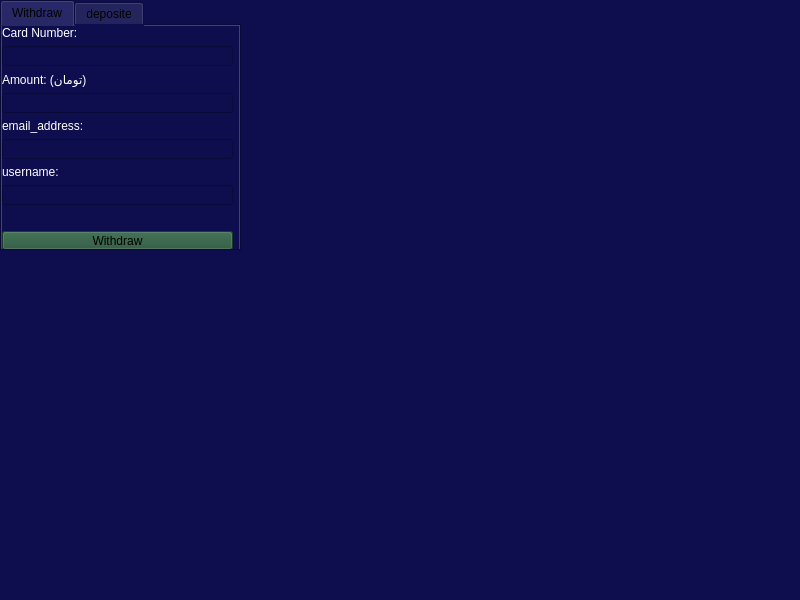
<?xml version="1.0" encoding="UTF-8"?>
<ui version="4.0">
 <class>MainWindow</class>
 <widget class="QMainWindow" name="MainWindow">
  <property name="geometry">
   <rect>
    <x>0</x>
    <y>0</y>
    <width>800</width>
    <height>600</height>
   </rect>
  </property>
  <property name="windowTitle">
   <string>MainWindow</string>
  </property>
  <property name="styleSheet">
   <string notr="true">background-color:#0e0e4e</string>
  </property>
  <widget class="QWidget" name="centralwidget">
   <widget class="QTabWidget" name="tabWidget">
    <property name="geometry">
     <rect>
      <x>0</x>
      <y>0</y>
      <width>241</width>
      <height>251</height>
     </rect>
    </property>
    <property name="currentIndex">
     <number>0</number>
    </property>
    <widget class="QWidget" name="Withdraw">
     <property name="accessibleName">
      <string/>
     </property>
     <attribute name="title">
      <string>Withdraw</string>
     </attribute>
     <widget class="QWidget" name="verticalLayoutWidget">
      <property name="geometry">
       <rect>
        <x>0</x>
        <y>0</y>
        <width>231</width>
        <height>224</height>
       </rect>
      </property>
      <layout class="QVBoxLayout" name="verticalLayout">
       <item>
        <widget class="QLabel" name="label">
         <property name="styleSheet">
          <string notr="true">color: #fff</string>
         </property>
         <property name="text">
          <string>Card Number:</string>
         </property>
        </widget>
       </item>
       <item>
        <widget class="QLineEdit" name="lineEdit"/>
       </item>
       <item>
        <widget class="QLabel" name="label_2">
         <property name="styleSheet">
          <string notr="true">color: #fff</string>
         </property>
         <property name="text">
          <string>Amount: (تومان)</string>
         </property>
        </widget>
       </item>
       <item>
        <widget class="QLineEdit" name="lineEdit_2"/>
       </item>
       <item>
        <widget class="QLabel" name="label_4">
         <property name="styleSheet">
          <string notr="true">color:#fff</string>
         </property>
         <property name="text">
          <string>email_address:</string>
         </property>
        </widget>
       </item>
       <item>
        <widget class="QLineEdit" name="lineEdit_4"/>
       </item>
       <item>
        <widget class="QLabel" name="label_5">
         <property name="styleSheet">
          <string notr="true">color:#fff</string>
         </property>
         <property name="text">
          <string>username:</string>
         </property>
        </widget>
       </item>
       <item>
        <widget class="QLineEdit" name="lineEdit_3"/>
       </item>
       <item>
        <widget class="QLabel" name="label_8">
         <property name="styleSheet">
          <string notr="true">color:#fff</string>
         </property>
         <property name="text">
          <string/>
         </property>
        </widget>
       </item>
       <item>
        <widget class="QPushButton" name="pushButton">
         <property name="styleSheet">
          <string notr="true">background-color: #255237</string>
         </property>
         <property name="text">
          <string>Withdraw</string>
         </property>
        </widget>
       </item>
      </layout>
     </widget>
    </widget>
    <widget class="QWidget" name="deposite">
     <attribute name="title">
      <string>deposite</string>
     </attribute>
     <widget class="QWidget" name="verticalLayoutWidget_2">
      <property name="geometry">
       <rect>
        <x>-1</x>
        <y>-1</y>
        <width>241</width>
        <height>230</height>
       </rect>
      </property>
      <layout class="QVBoxLayout" name="verticalLayout_2">
       <item>
        <widget class="QLabel" name="label_3">
         <property name="styleSheet">
          <string notr="true">color: #fff</string>
         </property>
         <property name="text">
          <string>our card number: 0000,0000,0000,0000</string>
         </property>
        </widget>
       </item>
       <item>
        <widget class="QTextEdit" name="textEdit">
         <property name="styleSheet">
          <string notr="true">color: #fff</string>
         </property>
         <property name="html">
          <string>&lt;!DOCTYPE HTML PUBLIC &quot;-//W3C//DTD HTML 4.0//EN&quot; &quot;http://www.w3.org/TR/REC-html40/strict.dtd&quot;&gt;
&lt;html&gt;&lt;head&gt;&lt;meta name=&quot;qrichtext&quot; content=&quot;1&quot; /&gt;&lt;style type=&quot;text/css&quot;&gt;
p, li { white-space: pre-wrap; }
&lt;/style&gt;&lt;/head&gt;&lt;body style=&quot; font-family:'MS Shell Dlg 2'; font-size:8.25pt; font-weight:400; font-style:normal;&quot;&gt;
&lt;p style=&quot; margin-top:0px; margin-bottom:0px; margin-left:0px; margin-right:0px; -qt-block-indent:0; text-indent:0px;&quot;&gt;&lt;span style=&quot; font-size:8pt;&quot;&gt;Please enter your text receipt&lt;/span&gt;&lt;/p&gt;&lt;/body&gt;&lt;/html&gt;</string>
         </property>
        </widget>
       </item>
       <item>
        <widget class="QLabel" name="label_7">
         <property name="styleSheet">
          <string notr="true">color:#fff</string>
         </property>
         <property name="text">
          <string>email_address:</string>
         </property>
        </widget>
       </item>
       <item>
        <widget class="QLineEdit" name="lineEdit_5"/>
       </item>
       <item>
        <widget class="QLabel" name="label_6">
         <property name="styleSheet">
          <string notr="true">color:#fff</string>
         </property>
         <property name="text">
          <string>username:</string>
         </property>
        </widget>
       </item>
       <item>
        <widget class="QLineEdit" name="lineEdit_6"/>
       </item>
       <item>
        <widget class="QLabel" name="label_9">
         <property name="styleSheet">
          <string notr="true">color:#fff</string>
         </property>
         <property name="text">
          <string/>
         </property>
        </widget>
       </item>
       <item>
        <widget class="QPushButton" name="pushButton_2">
         <property name="styleSheet">
          <string notr="true">background-color: #255237</string>
         </property>
         <property name="text">
          <string>deposite</string>
         </property>
        </widget>
       </item>
      </layout>
     </widget>
    </widget>
   </widget>
  </widget>
  <widget class="QMenuBar" name="menubar">
   <property name="geometry">
    <rect>
     <x>0</x>
     <y>0</y>
     <width>800</width>
     <height>21</height>
    </rect>
   </property>
  </widget>
  <widget class="QStatusBar" name="statusbar"/>
 </widget>
 <resources/>
 <connections/>
</ui>
